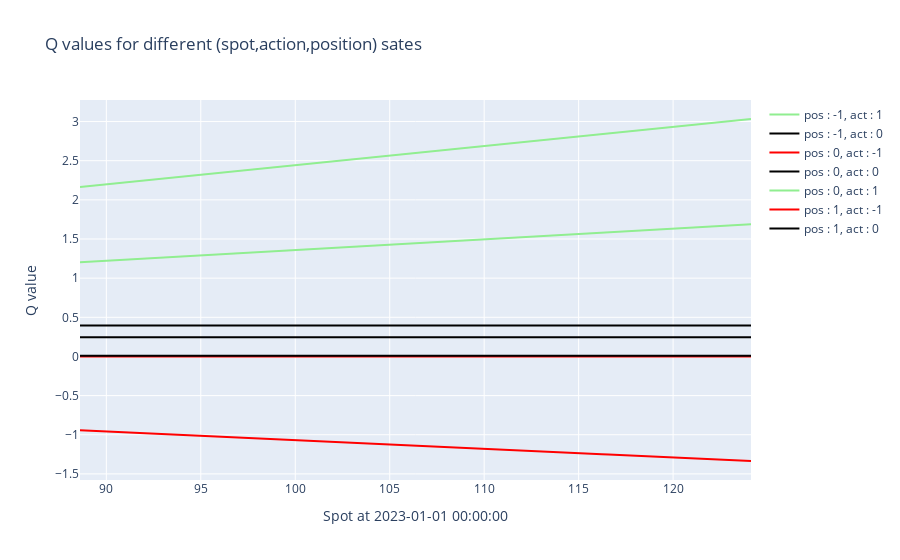

Write notebook code for a chart like this one.
### Markdown cell above
Visualize Q

### Code cell
qanalysis = qp.QAnalyzer(test,final_qvf)
qanalysis.plot_snapshot()
